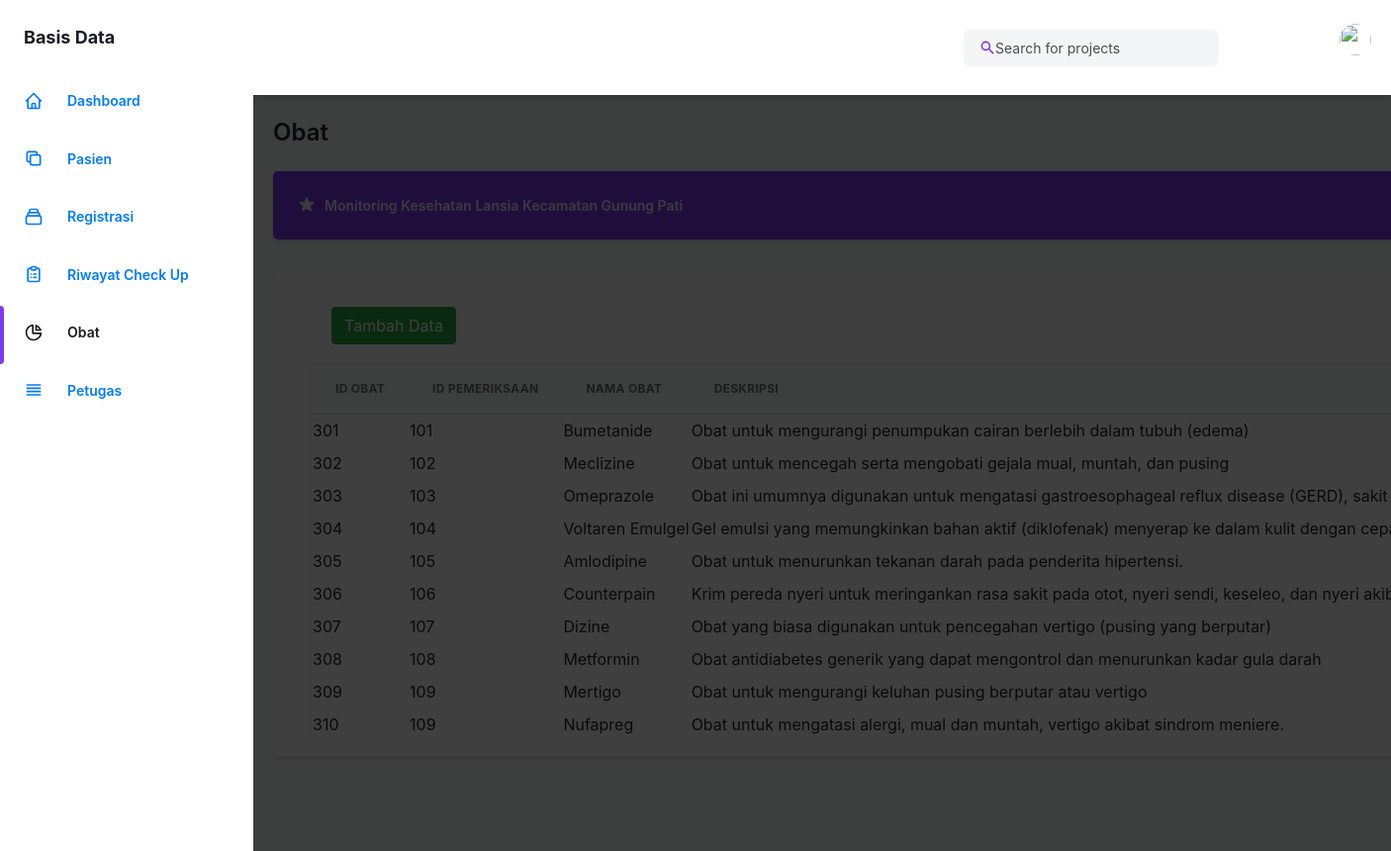
/obat.php, run on the app's committed database.
### tables this page shows
CREATE TABLE `obat` (
  `id_pemeriksaan` int(11) NOT NULL,
  `id_obat` int(11) NOT NULL,
  `nama_obat` varchar(255) NOT NULL,
  `deskripsi` text NOT NULL,
  `dosis` varchar(50) DEFAULT NULL,
  `instruksi_penggunaan` text DEFAULT NULL
);

CREATE TABLE `riwayat_checkup` (
  `id_pemeriksaan` int(11) NOT NULL,
  `id_registrasi` int(7) DEFAULT NULL,
  `id_pasien` int(11) NOT NULL,
  `tgl_pemeriksaan` date NOT NULL,
  `tekanan_darah` varchar(20) DEFAULT NULL,
  `gula_darah` varchar(20) DEFAULT NULL,
  `berat_badan` decimal(5,2) DEFAULT NULL,
  `riwayat_penyakit` char(100) NOT NULL,
  `catatan` text DEFAULT NULL
);

### public/obat.php (the view, shortened to what this page needs)
<!DOCTYPE html>
<html :class="{ 'theme-dark': dark }" x-data="data()" lang="en">
  <head>
    <link rel="stylesheet" href="./assets/css/tailwind.output.css" />
    <link
      rel="stylesheet"
      href="https://cdnjs.cloudflare.com/ajax/libs/Chart.js/2.9.3/Chart.min.css"
    />
  </head>
  <body>
    <div
      class="flex h-screen bg-gray-50 dark:bg-gray-900"
      :class="{ 'overflow-hidden': isSideMenuOpen}"
    >
      <aside
        class="z-20 hidden w-64 overflow-y-auto bg-white dark:bg-gray-800 md:block flex-shrink-0"
      >
        <div class="py-4 text-gray-500 dark:text-gray-400">
          <a
            class="ml-6 text-lg font-bold text-gray-800 dark:text-gray-200"
            href="#"
          >
          Basis Data
          </a>
          <ul class="mt-6">
            <li class="relative px-6 py-3">
              <a
                class="inline-flex items-center w-full text-sm font-semibold transition-colors duration-150 hover:text-gray-800 dark:hover:text-gray-200"
                href="indexcheck.php"
              >
                <svg
                  class="w-5 h-5"
                  aria-hidden="true"
                  fill="none"
                  stroke-linecap="round"
                  stroke-linejoin="round"
                  stroke-width="2"
                  viewBox="0 0 24 24"
                  stroke="currentColor"
                >
                  <path
                    d="M3 12l2-2m0 0l7-7 7 7M5 10v10a1 1 0 001 1h3m10-11l2 2m-2-2v10a1 1 0 01-1 1h-3m-6 0a1 1 0 001-1v-4a1 1 0 011-1h2a1 1 0 011 1v4a1 1 0 001 1m-6 0h6"
                  ></path>
                </svg>
                <span class="ml-4">Dashboard</span>
              </a>
            </li>
            <li class="relative px-6 py-3">
              <a
                class="inline-flex items-center w-full text-sm font-semibold transition-colors duration-150 hover:text-gray-800 dark:hover:text-gray-200"
                href="index.php"
              >
              <svg
                  class="w-5 h-5"
                  aria-hidden="true"
                  fill="none"
                  stroke-linecap="round"
                  stroke-linejoin="round"
                  stroke-width="2"
                  viewBox="0 0 24 24"
                  stroke="currentColor"
                >
                  <path
                    d="M8 16H6a2 2 0 01-2-2V6a2 2 0 012-2h8a2 2 0 012 2v2m-6 12h8a2 2 0 002-2v-8a2 2 0 00-2-2h-8a2 2 0 00-2 2v8a2 2 0 002 2z"
                  ></path>
                </svg>
                <span class="ml-4">Pasien</span>
              </a>
            </li>
          <ul>
          <li class="relative px-6 py-3">
              <a
                class="inline-flex items-center w-full text-sm font-semibold transition-colors duration-150 hover:text-gray-800 dark:hover:text-gray-200"
                href="regist.php"
              >
                <span class="ml-4">Registrasi</span>
              </a>
            </li>
            <li class="relative px-6 py-3">
              <a
                class="inline-flex items-center w-full text-sm font-semibold transition-colors duration-150 hover:text-gray-800 dark:hover:text-gray-200"
                href="riwayat.php"
              >
                <span class="ml-4">Riwayat Check Up</span>
              </a>
            </li>
            <li class="relative px-6 py-3">
              <span
                class="absolute inset-y-0 left-0 w-1 bg-purple-600 rounded-tr-lg rounded-br-lg"
                aria-hidden="true"
              ></span>
              <a
                class="inline-flex items-center w-full text-sm font-semibold text-gray-800 transition-colors duration-150 hover:text-gray-800 dark:hover:text-gray-200 dark:text-gray-100"
                href="obat.html"
              >
                <svg
                  class="w-5 h-5"
                  aria-hidden="true"
                  fill="none"
                  stroke-linecap="round"
                  stroke-linejoin="round"
                  stroke-width="2"
                  viewBox="0 0 24 24"
                  stroke="currentColor"
                >
                  <path
                    d="M11 3.055A9.001 9.001 0 1020.945 13H11V3.055z"
                  ></path>
                  <path d="M20.488 9H15V3.512A9.025 9.025 0 0120.488 9z"></path>
                </svg>
                <span class="ml-4">Obat</span>
              </a>
            </li>
            <li class="relative px-6 py-3">
              <a
                class="inline-flex items-center w-full text-sm font-semibold transition-colors duration-150 hover:text-gray-800 dark:hover:text-gray-200"
                href="petugas.php"
              >
                <svg
                  class="w-5 h-5"
                  aria-hidden="true"
                  fill="none"
                  stroke-linecap="round"
                  stroke-linejoin="round"
                  stroke-width="2"
                  viewBox="0 0 24 24"
                  stroke="currentColor"
                >
                  <path d="M4 6h16M4 10h16M4 14h16M4 18h16"></path>
                </svg>
                <span class="ml-4">Petugas</span>
              </a>
            </li>
      </aside>
      <div
        x-show="isSideMenuOpen"
        x-transition:enter="transition ease-in-out duration-150"
        x-transition:enter-start="opacity-0"
        x-transition:enter-end="opacity-100"
        x-transition:leave="transition ease-in-out duration-150"
        x-transition:leave-start="opacity-100"
        x-transition:leave-end="opacity-0"
        class="fixed inset-0 z-10 flex items-end bg-black bg-opacity-50 sm:items-center sm:justify-center"
      ></div>
      <div
        x-show="isSideMenuOpen"
        x-transition:enter="transition ease-in-out duration-150"
        x-transition:enter-start="opacity-0"
        x-transition:enter-end="opacity-100"
        x-transition:leave="transition ease-in-out duration-150"
        x-transition:leave-start="opacity-100"
        x-transition:leave-end="opacity-0"
        class="fixed inset-0 z-10 flex items-end bg-black bg-opacity-50 sm:items-center sm:justify-center"
      ></div>
      <div class="flex flex-col flex-1 w-full">
        <header class="z-10 py-4 bg-white shadow-md dark:bg-gray-800">
          <div
            class="container flex items-center justify-between h-full px-6 mx-auto text-purple-600 dark:text-purple-300"
          >
            <form action="redirect.php" method="GET" >
    <div class="relative">
        <input
            class="w-full pl-8 pr-2 text-sm text-gray-700 placeholder-gray-600 bg-gray-100 border-0 rounded-md dark:placeholder-gray-500 dark:focus:shadow-outline-gray dark:focus:placeholder-gray-600 dark:bg-gray-700 dark:text-gray-200 focus:placeholder-gray-500 focus:bg-white focus:border-purple-300 focus:outline-none focus:shadow-outline-purple form-input"
            type="text"
            name="search"
            placeholder="Search for projects"
            aria-label="Search"
        />
        <button type="submit" class="absolute inset-y-0 left-0 pl-3 flex items-center focus:outline-none">
           <svg
                    class="w-4 h-4"
                    aria-hidden="true"
                    fill="currentColor"
                    viewBox="0 0 20 20"
                  >
                    <path
                      fill-rule="evenodd"
                      d="M8 4a4 4 0 100 8 4 4 0 000-8zM2 8a6 6 0 1110.89 3.476l4.817 4.817a1 1 0 01-1.414 1.414l-4.816-4.816A6 6 0 012 8z"
                      clip-rule="evenodd"
                    ></path>
                  </svg>
        </button>
    </div>
</form>
            <ul class="flex items-center flex-shrink-0 space-x-6">
             <li class="relative">
                <button
                  class="align-middle rounded-full focus:shadow-outline-purple focus:outline-none"
                  @click="toggleProfileMenu"
                  @keydown.escape="closeProfileMenu"
                  aria-label="Account"
                  aria-haspopup="true"
                >
                  <img
                    class="object-cover w-8 h-8 rounded-full"
                    src="https://images.unsplash.com/photo-1502378735452-bc7d86632805?ixlib=rb-0.3.5&q=80&fm=jpg&crop=entropy&cs=tinysrgb&w=200&fit=max&s=aa3a807e1bbdfd4364d1f449eaa96d82"
                    alt=""
                    aria-hidden="true"
                  />
                </button>
              </li>
            </ul>
          </div>
        </header>
        <main class="h-full pb-16 overflow-y-auto">
          <div class="container grid px-6 mx-auto">
            <h2
              class="my-6 text-2xl font-semibold text-gray-700 dark:text-gray-200"
            >
              Obat
            </h2>
            <a
              class="flex items-center justify-between p-4 mb-8 text-sm font-semibold text-purple-100 bg-purple-600 rounded-lg shadow-md focus:outline-none focus:shadow-outline-purple"
              href=" "
            >
              <div class="flex items-center">
                <span>Monitoring Kesehatan Lansia Kecamatan Gunung Pati</span>
              </div>
            </a>
            <div
              class="px-4 py-3 mb-8 bg-white rounded-lg shadow-md dark:bg-gray-800"
            >
 <link rel="stylesheet" href="https://cdn.jsdelivr.net/npm/bootstrap@4.6.2/dist/css/bootstrap.min.css">
</head>
<body>
<div class="container">
          <button type="button" class="btn btn-success float-left" style="margin:20px"
        onclick="location.href='createobat.php'">Tambah Data</button>
<tr
</thread>
                  <div class="w-full overflow-hidden rounded-lg shadow-xs">
              <div class="w-full overflow-x-auto">
                <table class="w-full whitespace-no-wrap">
                  <thead>
                    <tr
                      class="text-xs font-semibold tracking-wide text-left text-gray-500 uppercase border-b dark:border-gray-700 bg-gray-50 dark:text-gray-400 dark:bg-gray-800"
                    >
                      <th class="px-4 py-3">ID Obat</th>
                      <th class="px-4 py-3">ID Pemeriksaan</th>
                      <th class="px-4 py-3">Nama Obat</th>
                      <th class="px-4 py-3">Deskripsi</th>
                    </tr>
                  </thead>
                  <?php
   require 'koneksi.php';
   $hasil = mysqli_query($conn, "
   SELECT p.*, ps.id_pemeriksaan
   FROM obat p
   JOIN riwayat_checkup ps ON p.id_pemeriksaan = ps.id_pemeriksaan
   ORDER BY p.id_obat
");
?>
<tr>
<?php
    while($data = mysqli_fetch_array($hasil)) {
        echo "<tr>";
        echo "<td>".$data['id_obat']."</td>";
        echo "<td>".$data['id_pemeriksaan']."</td>";
        echo "<td>".$data['nama_obat']."</td>";
        echo "<td>".$data['deskripsi']."</td>";
                echo "</tr>";
            }
             ?>
</table>
</div>
</body>
</html>

### data on the page
obat: id_obat "301", id_pemeriksaan.id_pemeriksaan "101", nama_obat "Bumetanide", deskripsi "Obat untuk mengurangi penumpukan cairan berlebih dalam tubuh (edema)"
obat: id_obat "302", id_pemeriksaan.id_pemeriksaan "102", nama_obat "Meclizine", deskripsi "Obat untuk mencegah serta mengobati gejala mual, muntah, dan pusing"
obat: id_obat "303", id_pemeriksaan.id_pemeriksaan "103", nama_obat "Omeprazole", deskripsi "Obat ini umumnya digunakan untuk mengatasi gastroesophageal reflux disease (GERD), sakit…"
obat: id_obat "304", id_pemeriksaan.id_pemeriksaan "104", nama_obat "Voltaren Emulgel", deskripsi "Gel emulsi yang memungkinkan bahan aktif (diklofenak) menyerap ke dalam kulit dengan…"
obat: id_obat "305", id_pemeriksaan.id_pemeriksaan "105", nama_obat "Amlodipine", deskripsi "Obat untuk menurunkan tekanan darah pada penderita hipertensi."
obat: id_obat "306", id_pemeriksaan.id_pemeriksaan "106", nama_obat "Counterpain", deskripsi "Krim pereda nyeri untuk meringankan rasa sakit pada otot, nyeri sendi, keseleo, dan nyeri…"
obat: id_obat "307", id_pemeriksaan.id_pemeriksaan "107", nama_obat "Dizine", deskripsi "Obat yang biasa digunakan untuk pencegahan vertigo (pusing yang berputar)"
obat: id_obat "308", id_pemeriksaan.id_pemeriksaan "108", nama_obat "Metformin", deskripsi "Obat antidiabetes generik yang dapat mengontrol dan menurunkan kadar gula darah"
obat: id_obat "309", id_pemeriksaan.id_pemeriksaan "109", nama_obat "Mertigo", deskripsi "Obat untuk mengurangi keluhan pusing berputar atau vertigo"
obat: id_obat "310", id_pemeriksaan.id_pemeriksaan "109", nama_obat "Nufapreg", deskripsi "Obat untuk mengatasi alergi, mual dan muntah, vertigo akibat sindrom meniere."
